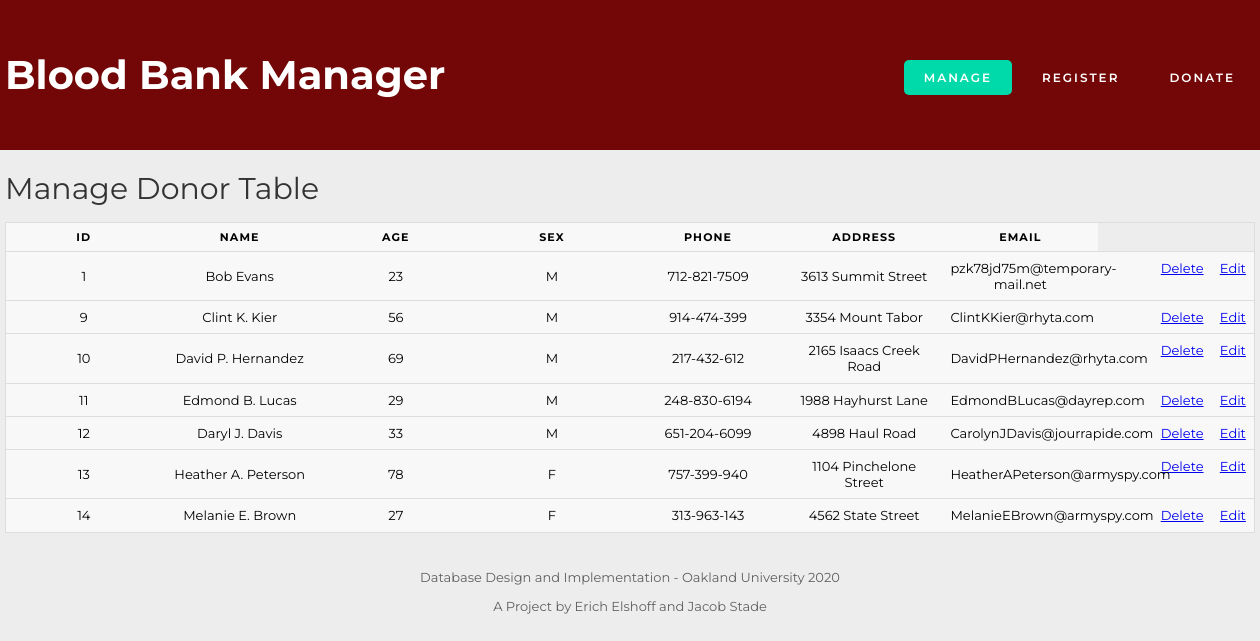
Screenshot of /manage.php (signed in) with the database file from the repository.
### tables this page shows
CREATE TABLE `donor` (
  `DONOR_ID` int(11) NOT NULL,
  `DONOR_NAME` varchar(45) DEFAULT NULL,
  `DONOR_AGE` int(11) DEFAULT NULL,
  `DONOR_SEX` char(1) DEFAULT NULL,
  `DONOR_PHONE` varchar(12) DEFAULT NULL,
  `DONOR_ADDRESS` varchar(120) DEFAULT NULL,
  `DONOR_EMAIL` varchar(45) DEFAULT NULL,
  `EMPLOYEE_ID` int(11) NOT NULL
);

### manage.php (the view, shortened to what this page needs)
    <!DOCTYPE html>
    <html>
    <head>
        <link rel="stylesheet" type="text/css" href="css/css-db.css">
        <link href="https://fonts.googleapis.com/css?family=Montserrat:400,800|Zilla+Slab:400,700&display=swap" rel="stylesheet"> </head>
    <body>
        <div id="header-wrapper">
            <div id="header" class="container">
                <div id="logo">
                    <h1><a href = "welcome.php">Blood Bank Manager </a></h1> </div>
                <div id="menu">
                    <ul>
                        <li class="active"><a href="manage.php">Manage</a></li>
                        <li><a href="register.php">Register</a></li>
                        <li><a href="donate.php">Donate</a></li>
                    </ul>
                </div>
            </div>
        </div>
        <div id="page-wrapper">
            <div id="page" class="container">
                <div id="content">
                    <header>Manage Donor Table</header>
                    <div class=donortable>
                                <?php
$host = "localhost";
$dbusername = "root";
$dbpassword = "";
$dbname = "mydb";
$conn = new mysqli ( $host, $dbusername, $dbpassword, $dbname );
if ( mysqli_connect_error() ) {
    die( 'Connect Error ('. mysqli_connect_errno() .') '
    . mysqli_connect_error() );
} else {
    $sql = "SELECT `DONOR_ID`, `DONOR_NAME`, `DONOR_AGE`, `DONOR_SEX`, `DONOR_PHONE`, `DONOR_ADDRESS`, `DONOR_EMAIL` FROM `donor`";
}
$result = $conn->query($sql );
if ($result->num_rows > 0) {
  echo "<table><tr><th>ID</th><th>Name</th><th>AGE</th><th>SEX</th><th>PHONE</th><th>ADDRESS</th><th>EMAIL</th></tr>";
  while($row = $result->fetch_assoc()) {
    echo "<tr>";
    echo "<td>".$row["DONOR_ID"]."</td>";
    echo "<td>".$row["DONOR_NAME"]."</td>";
    echo "<td>".$row["DONOR_AGE"]."</td>";
    echo "<td>".$row["DONOR_SEX"]."</td>";
    echo "<td>".$row["DONOR_PHONE"]."</td>";
    echo "<td>".$row["DONOR_ADDRESS"]."</td>";
    echo "<td>".$row["DONOR_EMAIL"]."</td>";
    echo "<td style='float: right;'><a href='edit.php?id=".$row['DONOR_ID']."'>Edit</a></td>";
    echo "<td style='float: right;'><a href='delete.php?id=".$row['DONOR_ID']."'>Delete</a></td>";
    echo "</tr>";
  }
  echo "</table>";
} else {
  echo "0 results";
}
?>
                    </div>
                </div>
            </div>
        </div>
        <div id="copyright" class="container">
            <p>Database Design and Implementation - Oakland University 2020</p>
            <p>A Project by Erich Elshoff and Jacob Stade</p>
        </div>
    </body>
    </html>

### css/css-db.css (style rules this page uses)
body { margin: 0px; padding: 0px; background: #ededed; font-family: "Montserrat", sans-serif; font-size: 13px; }
h1, h2, h3 { margin: 0; padding: 0; }
.container { width: 1250px; margin: 0px auto; }
#header-wrapper { overflow: hidden; background: #730707; }
#header { overflow: hidden; height: 150px; }
#logo { float: left; width: 400; }
#logo h1 a { display: block; line-height: 150px; text-decoration: none; font-family: "Montserrat", sans-serif; font-size: 40px; color: #FFFFFF; }
#menu { float: right; }
#menu ul { float: right; margin: 0px; padding: 60px 0px 0px 0px; list-style: none; line-height: normal; }
#menu li { float: left; margin-left: 10px; }
#menu a { display: block; padding: 10px 20px; letter-spacing: 2px; text-decoration: none; text-transform: uppercase; font-family: "Montserrat", sans-serif; font-size: 12px; font-weight: 600; color: #FFFFFF; }
#menu .active a { background: #00d9a9; border-radius: 5px; color: #FFFFFF; }
#page-wrapper { overflow: hidden; padding: 20px 0px; background:#ededed ; }
#page { overflow: hidden; }
table { border: 1px solid #ccc; border-collapse: collapse; margin: 0; padding: 0; width: 100%; table-layout: fixed; }
table tr { background-color: #f8f8f8; border: 1px solid #ddd; padding: .35em; }
table th, table td { padding: .625em; text-align: center; }
table th { font-size: .85em; letter-spacing: .1em; text-transform: uppercase; }
#content header { display: block; margin-bottom: 1px; font-size: 30px; font-weight: 400; color: #333333; margin-bottom: 15px; }
#copyright { overflow: hidden; padding: 3px 0px 3px 0px; text-align: center; color: #606060; }

### rows the page displays
donor: DONOR_ID "1", DONOR_NAME "Bob Evans", DONOR_AGE "23", DONOR_SEX "M", DONOR_PHONE "712-821-7509", DONOR_ADDRESS "3613 Summit Street", DONOR_EMAIL "pzk78jd75m@temporary-mail.net"
donor: DONOR_ID "9", DONOR_NAME "Clint K. Kier", DONOR_AGE "56", DONOR_SEX "M", DONOR_PHONE "914-474-399", DONOR_ADDRESS "3354 Mount Tabor", DONOR_EMAIL "ClintKKier@rhyta.com"
donor: DONOR_ID "10", DONOR_NAME "David P. Hernandez", DONOR_AGE "69", DONOR_SEX "M", DONOR_PHONE "217-432-612", DONOR_ADDRESS "2165 Isaacs Creek Road", DONOR_EMAIL "DavidPHernandez@rhyta.com"
donor: DONOR_ID "11", DONOR_NAME "Edmond B. Lucas", DONOR_AGE "29", DONOR_SEX "M", DONOR_PHONE "248-830-6194", DONOR_ADDRESS "1988 Hayhurst Lane", DONOR_EMAIL "EdmondBLucas@dayrep.com"
donor: DONOR_ID "12", DONOR_NAME "Daryl J. Davis", DONOR_AGE "33", DONOR_SEX "M", DONOR_PHONE "651-204-6099", DONOR_ADDRESS "4898 Haul Road", DONOR_EMAIL "CarolynJDavis@jourrapide.com"
donor: DONOR_ID "13", DONOR_NAME "Heather A. Peterson", DONOR_AGE "78", DONOR_SEX "F", DONOR_PHONE "757-399-940", DONOR_ADDRESS "1104 Pinchelone Street", DONOR_EMAIL "HeatherAPeterson@armyspy.com"
donor: DONOR_ID "14", DONOR_NAME "Melanie E. Brown", DONOR_AGE "27", DONOR_SEX "F", DONOR_PHONE "313-963-143", DONOR_ADDRESS "4562 State Street", DONOR_EMAIL "MelanieEBrown@armyspy.com"
